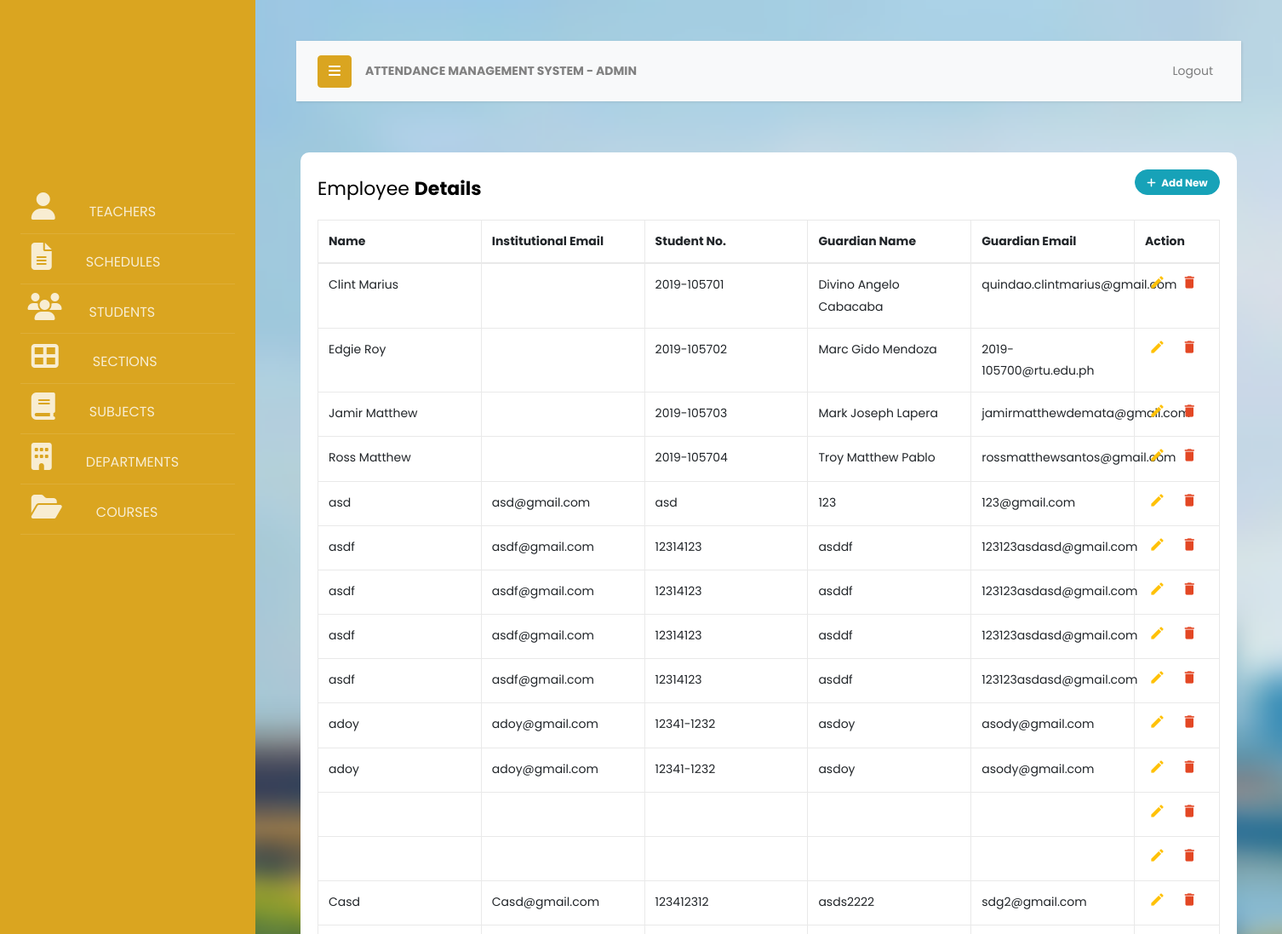
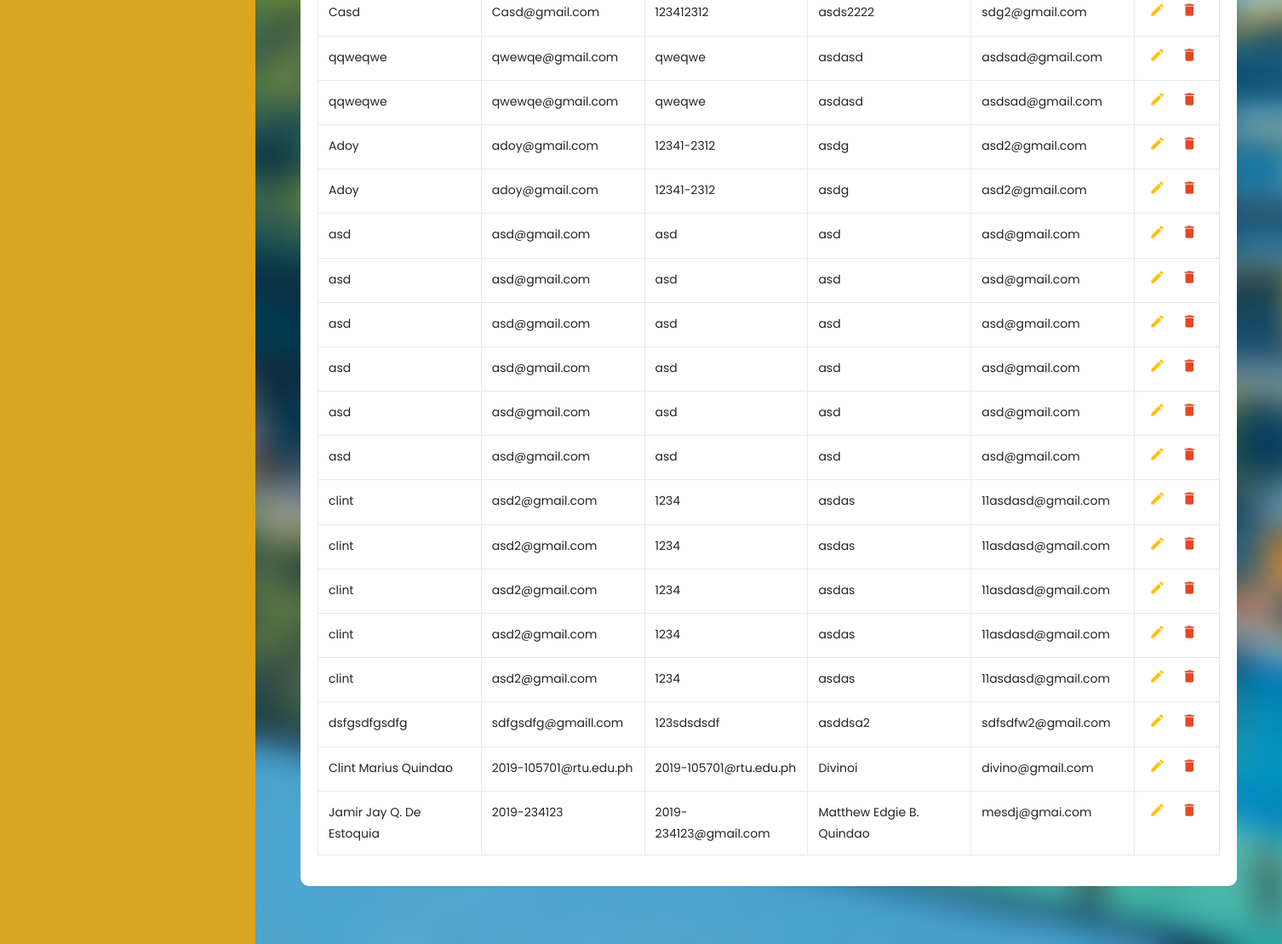
Screenshot of /pages/admin/students.php with the database file from the repository (2 pictures, top to bottom).
### tables this page shows
CREATE TABLE `students` (
  `id_stud` int(11) NOT NULL,
  `fullname_stud` varchar(100) NOT NULL,
  `instemail_stud` varchar(100) NOT NULL,
  `studentsid_stud` varchar(100) NOT NULL,
  `gfullname_stud` varchar(100) NOT NULL,
  `gemail_stud` varchar(100) NOT NULL,
  `id_course_fk` int(11) NOT NULL,
  `id_yr_fk` int(11) NOT NULL,
  `id_section_fk` int(11) NOT NULL
);

### pages/admin/students.php (the view, shortened to what this page needs)
<!doctype html>
<html lang="en">
  <?php include('header.php');
  ?>
<head>
</head>
  <body>
  <div class="wrapper d-flex align-items-stretch">
            <nav id="sidebar">
                <div class="p-4 pt-5">
                <a href="#" class="img logo rounded-circle mb-5" style="background-image: url(../../images/rtu-logo.png);"></a>
            <ul class="list-unstyled components mb-5">
              <li class="">
                <a href="teachers.php" >&nbsp;&nbsp;&nbsp;<i class="fa-solid fa-user fa-2x">&nbsp;&nbsp;&nbsp;&nbsp;&nbsp;</i>TEACHERS</a>
              <li class="">
                <a href="schedules.php" >&nbsp;&nbsp;&nbsp;<i class="fa fa-file-text fa-2x">&nbsp;&nbsp;&nbsp;&nbsp;&nbsp;</i>SCHEDULES</a>
              </li>
              <li>
              <a href="students.php" >&nbsp;&nbsp;<i class="fa fa-users fa-2x">&nbsp;&nbsp;&nbsp;&nbsp;</i>STUDENTS</a>
              </li>
              <li>
              <a href="sections.php" >&nbsp;&nbsp;&nbsp;<i class="fa-solid fa-th-large fa-2x">&nbsp;&nbsp;&nbsp;&nbsp;&nbsp;</i>SECTIONS</a>
              </li>
              <li>
              <a href="subjects.php" >&nbsp;&nbsp;&nbsp;<i class="fa fa-book fa-2x">&nbsp;&nbsp;&nbsp;&nbsp;&nbsp;</i>SUBJECTS</a>
              </li>
              <li>
               <a href="departments.php">&nbsp;&nbsp;&nbsp;<i class="fa fa-building fa-2x">&nbsp;&nbsp;&nbsp;&nbsp;&nbsp;</i>DEPARTMENTS</a>
              </li>
              <li>
               <a href="#">&nbsp;&nbsp;&nbsp;<i class="fa fa-folder-open fa-2x">&nbsp;&nbsp;&nbsp;&nbsp;&nbsp;</i>COURSES</a>
              </li>
              </li>
            </ul>
          </div>
        </nav>
      <div id="content" class="p-4 p-md-5">
        <nav class="navbar navbar-expand-lg navbar-light bg-light">
          <div class="container-fluid">
            <button type="button" id="sidebarCollapse" class="btn btn-primary">
              <i class="fa fa-bars"></i>
            </button>
            <a class="nav-link font-weight-bold text-justify" id="page-title">ATTENDANCE MANAGEMENT SYSTEM - ADMIN</a>
            <div class="collapse navbar-collapse" id="navbarSupportedContent">
              <ul class="nav navbar-nav ml-auto">
                <li class="nav-item">
                    <a class="nav-link" href="#">Logout</a>
                </li>
              </ul>
            </div>
          </div>
        </nav>
              <div class="container-lg">
          <div class="table-responsive">
              <div class="table-wrapper">
                  <div class="table-title">
                      <div class="row">
                          <div class="col-sm-8"><h2>Employee <b>Details</b></h2></div>
                          <div class="col-sm-4">
                              <button type="button" class="btn btn-info add-new"><i class="fa fa-plus"></i> Add New</button>
                          </div>
                      </div>
                  </div>
                  <table class="table table-bordered">
                      <thead>
                          <tr>
                              <th>Name</th>
                              <th>Institutional Email</th>
                              <th>Student No.</th>
                              <th>Guardian Name</th>
                              <th>Guardian Email</th>
                              <th>Action</th>
                          </tr>
                      </thead>
                      <tbody>
                          <?php
                            global $conn;
                            $sql = "SELECT * from students";
                            $result = $conn->prepare($sql);
                            $result->execute();
                            if($result->rowCount() > 0){
                              while ($row = $result->fetch(PDO::FETCH_ASSOC)){
                                $fname_stud=$row["fullname_stud"];
                                $instemail_stud=$row["instemail_stud"];
                                $studno_stud=$row["studentsid_stud"];
                                $gfname_stud=$row["gfullname_stud"];
                                $gemail_stud=$row["gemail_stud"];
                                echo '
                                  <tr>
                                        <td>'.$fname_stud.'</td>
                                        <td>'.$instemail_stud.'</td>
                                        <td>'.$studno_stud.'</td>
                                        <td>'.$gfname_stud.'</td>
                                        <td>'.$gemail_stud.'</td>
                                        <td><a class="add" name="addSchd" title="Add" data-toggle="tooltip"><i class="material-icons">&#xE03B;</i></a>
                                        <a class="edit" name="editSchd" title="Edit" data-toggle="tooltip"><i class="material-icons">&#xE254;</i></a>
                                        <a class="delete" name="delSchd" title="Delete" data-toggle="tooltip"><i class="material-icons">&#xE872;</i></a></td>
                              </tr>';
                              }
                            }
                        ?>
                      </tbody>
                  </table>
              </div>
          </div>
      </div>
      </div>
    </div>
  </body>
</html>

### pages/admin/header.php (style rules this page uses)
#content { margin: 0; padding: 0; background-image: url('../../images/blurbg.png'); height: 100%; background-size: cover; background-repeat: no-repeat; background-position: center; }

### rows the page displays
students: fullname_stud "Clint Marius", studentsid_stud "2019-105701", gfullname_stud "Divino Angelo Cabacaba", gemail_stud "quindao.clintmarius@gmail.com"
students: fullname_stud "Edgie Roy", studentsid_stud "2019-105702", gfullname_stud "Marc Gido Mendoza", gemail_stud "2019-105700@rtu.edu.ph"
students: fullname_stud "Jamir Matthew", studentsid_stud "2019-105703", gfullname_stud "Mark Joseph Lapera", gemail_stud "jamirmatthewdemata@gmail.com"
students: fullname_stud "Ross Matthew", studentsid_stud "2019-105704", gfullname_stud "Troy Matthew Pablo", gemail_stud "rossmatthewsantos@gmail.com"
students: fullname_stud "asd", instemail_stud "asd@gmail.com", studentsid_stud "asd", gfullname_stud "123", gemail_stud "123@gmail.com"
students: fullname_stud "asdf", instemail_stud "asdf@gmail.com", studentsid_stud "12314123", gfullname_stud "asddf", gemail_stud "123123asdasd@gmail.com"
students: fullname_stud "asdf", instemail_stud "asdf@gmail.com", studentsid_stud "12314123", gfullname_stud "asddf", gemail_stud "123123asdasd@gmail.com"
students: fullname_stud "asdf", instemail_stud "asdf@gmail.com", studentsid_stud "12314123", gfullname_stud "asddf", gemail_stud "123123asdasd@gmail.com"
students: fullname_stud "asdf", instemail_stud "asdf@gmail.com", studentsid_stud "12314123", gfullname_stud "asddf", gemail_stud "123123asdasd@gmail.com"
students: fullname_stud "adoy", instemail_stud "adoy@gmail.com", studentsid_stud "12341-1232", gfullname_stud "asdoy", gemail_stud "asody@gmail.com"
students: fullname_stud "adoy", instemail_stud "adoy@gmail.com", studentsid_stud "12341-1232", gfullname_stud "asdoy", gemail_stud "asody@gmail.com"
students: fullname_stud "Casd", instemail_stud "Casd@gmail.com", studentsid_stud "123412312", gfullname_stud "asds2222", gemail_stud "sdg2@gmail.com"
students: fullname_stud "Casd", instemail_stud "Casd@gmail.com", studentsid_stud "123412312", gfullname_stud "asds2222", gemail_stud "sdg2@gmail.com"
students: fullname_stud "qqweqwe", instemail_stud "qwewqe@gmail.com", studentsid_stud "qweqwe", gfullname_stud "asdasd", gemail_stud "asdsad@gmail.com"
students: fullname_stud "qqweqwe", instemail_stud "qwewqe@gmail.com", studentsid_stud "qweqwe", gfullname_stud "asdasd", gemail_stud "asdsad@gmail.com"
students: fullname_stud "Adoy", instemail_stud "adoy@gmail.com", studentsid_stud "12341-2312", gfullname_stud "asdg", gemail_stud "asd2@gmail.com"
students: fullname_stud "Adoy", instemail_stud "adoy@gmail.com", studentsid_stud "12341-2312", gfullname_stud "asdg", gemail_stud "asd2@gmail.com"
students: fullname_stud "asd", instemail_stud "asd@gmail.com", studentsid_stud "asd", gfullname_stud "asd", gemail_stud "asd@gmail.com"
students: fullname_stud "asd", instemail_stud "asd@gmail.com", studentsid_stud "asd", gfullname_stud "asd", gemail_stud "asd@gmail.com"
students: fullname_stud "asd", instemail_stud "asd@gmail.com", studentsid_stud "asd", gfullname_stud "asd", gemail_stud "asd@gmail.com"
students: fullname_stud "asd", instemail_stud "asd@gmail.com", studentsid_stud "asd", gfullname_stud "asd", gemail_stud "asd@gmail.com"
students: fullname_stud "asd", instemail_stud "asd@gmail.com", studentsid_stud "asd", gfullname_stud "asd", gemail_stud "asd@gmail.com"
students: fullname_stud "asd", instemail_stud "asd@gmail.com", studentsid_stud "asd", gfullname_stud "asd", gemail_stud "asd@gmail.com"
students: fullname_stud "clint", instemail_stud "asd2@gmail.com", studentsid_stud "1234", gfullname_stud "asdas", gemail_stud "11asdasd@gmail.com"
students: fullname_stud "clint", instemail_stud "asd2@gmail.com", studentsid_stud "1234", gfullname_stud "asdas", gemail_stud "11asdasd@gmail.com"
students: fullname_stud "clint", instemail_stud "asd2@gmail.com", studentsid_stud "1234", gfullname_stud "asdas", gemail_stud "11asdasd@gmail.com"
students: fullname_stud "clint", instemail_stud "asd2@gmail.com", studentsid_stud "1234", gfullname_stud "asdas", gemail_stud "11asdasd@gmail.com"
students: fullname_stud "clint", instemail_stud "asd2@gmail.com", studentsid_stud "1234", gfullname_stud "asdas", gemail_stud "11asdasd@gmail.com"
students: fullname_stud "dsfgsdfgsdfg", instemail_stud "sdfgsdfg@gmaill.com", studentsid_stud "123sdsdsdf", gfullname_stud "asddsa2", gemail_stud "sdfsdfw2@gmail.com"
students: fullname_stud "Clint Marius Quindao", instemail_stud "2019-105701@rtu.edu.ph", studentsid_stud "2019-105701@rtu.edu.ph", gfullname_stud "Divinoi", gemail_stud "divino@gmail.com"
students: fullname_stud "Jamir Jay Q. De Estoquia", instemail_stud "2019-234123", studentsid_stud "2019-234123@gmail.com", gfullname_stud "Matthew Edgie B. Quindao", gemail_stud "mesdj@gmai.com"
